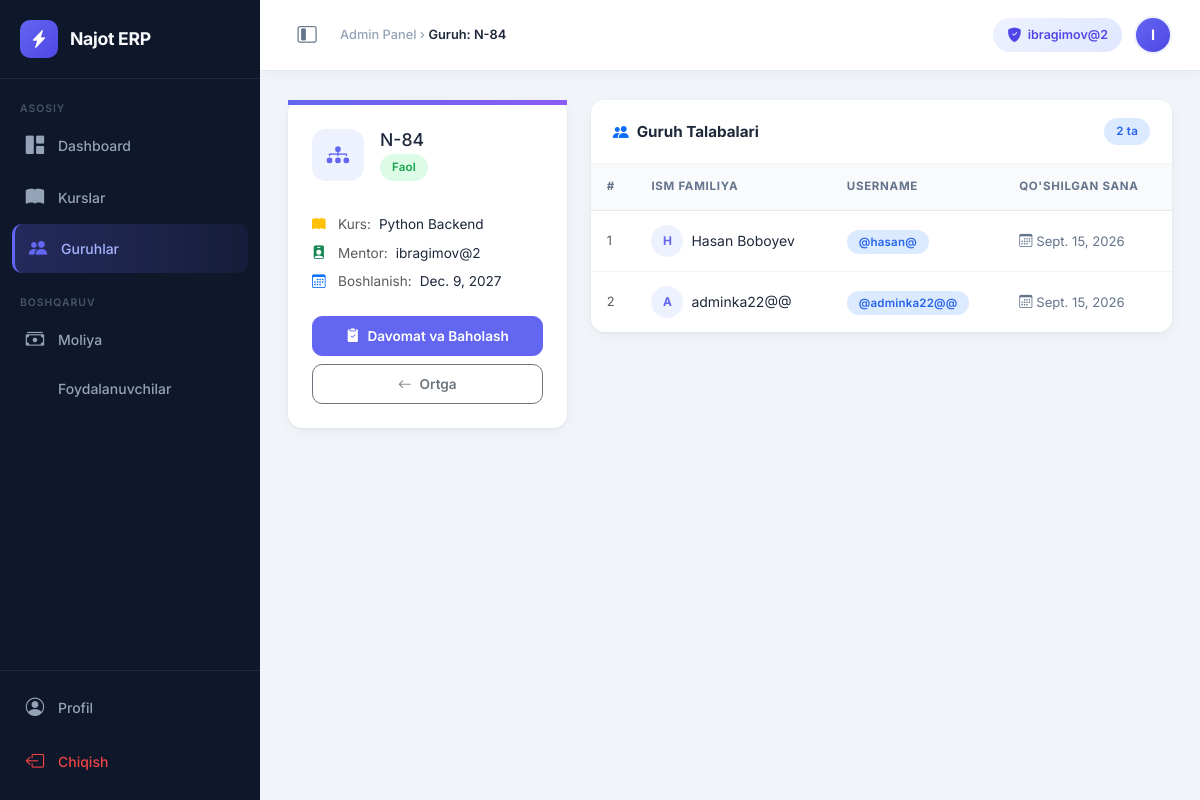
Before: /courses/groups/1/ (signed in) with the older database file.
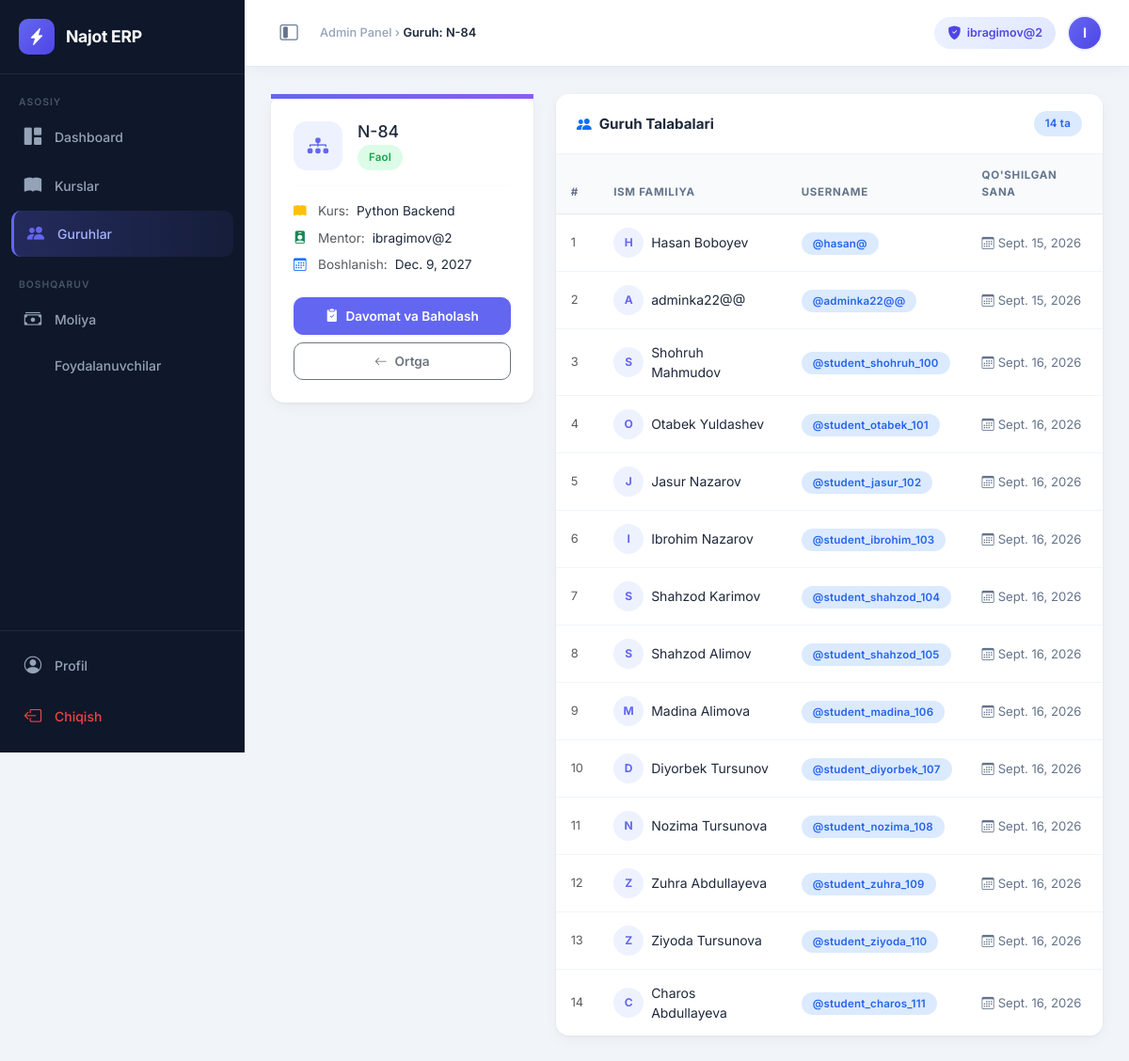
After: the same page with the newer database file.
### courses/models.py (models this page shows, shortened)
class GroupStudent(models.Model):
    group = models.ForeignKey(
        Group,
        on_delete=models.CASCADE,
        related_name='students',
        verbose_name="Guruh"
    )
    student = models.ForeignKey(
        settings.AUTH_USER_MODEL,
        on_delete=models.CASCADE,
        related_name='enrolled_groups',
        limit_choices_to={'role': 'STUDENT'},
        verbose_name="Talaba"
    )
    joined_at = models.DateField(auto_now_add=True, verbose_name="Qo'shilgan sanasi")
    class Meta:
        unique_together = ('group', 'student')

### users/models.py (models this page shows, shortened)
class User(AbstractUser):
    ROLE_CHOICES = (
        ('ADMIN', 'Admin'),
        ('MENTOR', 'Mentor'),
        ('STUDENT', 'Student'),
    )
    role = models.CharField(max_length=10, choices=ROLE_CHOICES, default='STUDENT')
    phone = models.CharField(max_length=15, blank=True, null=True)  # Telefon maydoni
    avatar = models.ImageField(upload_to='avatars/', blank=True, null=True)  # Profil rasmi
    objects = CustomUserManager()  # Manager'ni shu yerga ulaymiz
    @property
    def is_admin(self):
        return self.role == 'ADMIN' or self.is_superuser
    @property
    def is_mentor(self):
        return self.role == 'MENTOR'

### courses/views.py (the view, shortened to what this page needs)
# urls.py: path('groups/<int:pk>/', GroupDetailView.as_view(), name='group_detail'),
class GroupDetailView(LoginRequiredMixin, View):
    def get(self, request, pk):
        group = get_object_or_404(Group, pk=pk)
        students = GroupStudent.objects.filter(group=group)
        form = GroupStudentForm()
        return render(request, 'courses/group_detail.html', {
            'group': group,
            'students': students,
            'form': form
        })

### templates/courses/group_detail.html (shortened to what the changed rows need)
{% extends 'base_admin.html' %}
{% block content %}
<div class="row g-4">
    <div class="col-lg-8">
        <div class="table-card card">
            <div class="card-header d-flex align-items-center gap-2">
                <i class="bi bi-people-fill text-primary"></i>
                <h5>Guruh Talabalari</h5>
                <span class="badge-pill badge-info ms-auto">{{ students.count }} ta</span>
            </div>
            <div class="table-responsive">
                <table class="table">
                    <thead>
                        <tr>
                            <th>#</th>
                            <th>Ism Familiya</th>
                            <th>Username</th>
                            <th>Qo'shilgan Sana</th>
                        </tr>
                    </thead>
                    <tbody>
                        {% for item in students %}
                        <tr>
                            <td class="text-muted fw-600" style="font-size:.8rem;">{{ forloop.counter }}</td>
                            <td>
                                <div class="d-flex align-items-center gap-2">
                                    <div style="width:32px;height:32px;background:#eef2ff;border-radius:50%;
                                                display:flex;align-items:center;justify-content:center;
                                                font-size:.75rem; font-weight:700; color:#6366f1; flex-shrink:0;">
                                        {{ item.student.get_full_name|default:item.student.username|slice:":1"|upper }}
                                    </div>
                                    <span class="fw-600" style="font-size:.875rem; color:#1e293b;">
                                        {{ item.student.get_full_name|default:item.student.username }}
                                    </span>
                                </div>
                            </td>
                            <td>
                                <span class="badge-pill badge-info">@{{ item.student.username }}</span>
                            </td>
                            <td>
                                <span style="font-size:.82rem; color:#64748b;">
                                    <i class="bi bi-calendar3 me-1"></i>{{ item.joined_at }}
                                </span>
                            </td>
                        </tr>
                        {% endfor %}
                    </tbody>
                </table>
            </div>
        </div>
    </div>
</div>
{% endblock %}

Changed rows visible on the page:
added GroupStudent: student.get_full_name "S", student.get_full_name "Shohruh Mahmudov", student.username "student_shohruh_100", joined_at "Sept. 16, 2026"
added GroupStudent: student.get_full_name "O", student.get_full_name "Otabek Yuldashev", student.username "student_otabek_101", joined_at "Sept. 16, 2026"
added GroupStudent: student.get_full_name "J", student.get_full_name "Jasur Nazarov", student.username "student_jasur_102", joined_at "Sept. 16, 2026"
added GroupStudent: student.get_full_name "I", student.get_full_name "Ibrohim Nazarov", student.username "student_ibrohim_103", joined_at "Sept. 16, 2026"
added GroupStudent: student.get_full_name "S", student.get_full_name "Shahzod Karimov", student.username "student_shahzod_104", joined_at "Sept. 16, 2026"
added GroupStudent: student.get_full_name "S", student.get_full_name "Shahzod Alimov", student.username "student_shahzod_105", joined_at "Sept. 16, 2026"
added GroupStudent: student.get_full_name "M", student.get_full_name "Madina Alimova", student.username "student_madina_106", joined_at "Sept. 16, 2026"
added GroupStudent: student.get_full_name "D", student.get_full_name "Diyorbek Tursunov", student.username "student_diyorbek_107", joined_at "Sept. 16, 2026"
added GroupStudent: student.get_full_name "N", student.get_full_name "Nozima Tursunova", student.username "student_nozima_108", joined_at "Sept. 16, 2026"
added GroupStudent: student.get_full_name "Z", student.get_full_name "Zuhra Abdullayeva", student.username "student_zuhra_109", joined_at "Sept. 16, 2026"
added GroupStudent: student.get_full_name "Z", student.get_full_name "Ziyoda Tursunova", student.username "student_ziyoda_110", joined_at "Sept. 16, 2026"
added GroupStudent: student.get_full_name "C", student.get_full_name "Charos Abdullayeva", student.username "student_charos_111", joined_at "Sept. 16, 2026"
Other visible differences:
{{ students.count }}: "2" → "14"
